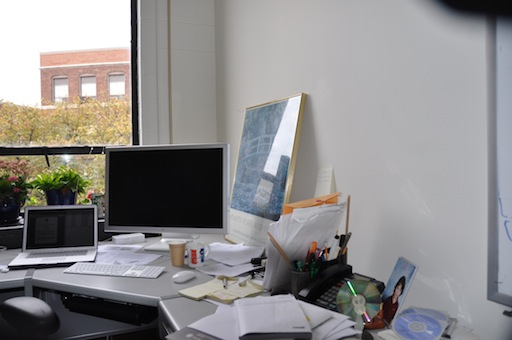
#> input picture Project 2/DanaOffice/DSC_0308.JPG, 512 x 340 px
$ jupyter execute --allow-errors harrisCorners-tony.ipynb
#> lines starting #> are read from the running program, lines starting #| are printed output that depends on the picture
[cell 1]
import numpy as np
from scipy import ndimage as nd
from PIL import Image, ImageDraw
import matplotlib.pyplot as plt

[cell 2]
# Gradient in x-direction
def Sobelx(image):
    sobelx = np.array([[1,0,-1],
                    [2,0,-2],
                    [1,0,-1]])
    Ix = nd.convolve(image,sobelx)
    return Ix


# Gradient in y-direction
def Sobely(image):
    sobely = np.array([[ 1, 2, 1],
                    [ 0, 0, 0],
                    [-1,-2,-1]])

    Iy = nd.convolve(image,sobely)
    return Iy


# Convert RGB to grayscale
def rgb2gray(image):
    image = np.array(image)
    r, c, ch = image.shape
    gray = np.zeros([r,c])

    gray = np.mean(image, axis=2)
    return gray


# Reduce image size
def reduceRes(image,factor):
    r,c = image.size
    r = int(np.floor(r/factor))
    c = int(np.floor(c/factor))
    new = image.resize((r,c))
    return new


# Box filter for smoothing
def boxFilter(image,rc):
    box = np.ones([rc,rc])/rc**2
    image = nd.convolve(image,box)
    return image


# Pad image with zeros
def pad(image,filter):
    r,c = filter.shape
    factor = int(np.floor(r/2))

    r_img, c_img = image.shape
    pad = np.zeros([r_img,factor])
    image = np.hstack([pad,image,pad])

    r_img, c_img = image.shape
    pad = np.zeros([factor,c_img])
    image = np.vstack([pad,image,pad])

    return image


# Normalized Cross Correlation
# [21 lines left out: function norm_cross_corr, not called in this run]


# Harris Corner Detector
def HarrisCorner(image,threshold,width,k):

    # Peak finding for nonmax supression
    def peaks(image,window):
        factor = int(np.floor(window.shape[0]/2))
        image = pad(image,window)
        peaks = np.zeros([image.shape[0],image.shape[1]])

        for i in range(1,image.shape[0]-1):
            for j in range(1,image.shape[1]-1):
                window = image[i-1:i+2,j-1:j+2]
                if image[i,j]==np.amax(window):
                    peaks[i,j] = image[i,j]


        # remove padding
        peaks = peaks[factor:-factor,factor:-factor]

        return peaks

    # remove corners that are near the edge
    def nearEdge(corners,width):

        r,c = corners.shape
        edge = int(np.floor((width-1)/2))
        corners[0:edge,:] = 0
        corners[r-edge:r,:] = 0

        corners[:,0:edge] = 0
        corners[:,c-edge:c] = 0

        return corners


    # Find gradients
    Ix = Sobelx(image)
    Iy = Sobely(image)
    Ixx = Ix**2
    Iyy = Iy**2

    # Compute R values
    detM = Ixx*Iyy
    traceM = Ixx+Iyy
    R = detM - k*traceM**2

    # Threshold values
    R[R <= threshold*np.amax(R)] = 0

    # Nonmax Supression
    R = peaks(R,np.ones([3,3]))

    # Remove corners near the edge
    R = nearEdge(R,width)

    return R


# Reduce threshold until ~1% of pixels are corners
def reducedHarris(image,width,k,density):

    threshold = 1.0
    ratio = density+1
    while ratio >= density:
        threshold = 0.9*threshold

        corners = HarrisCorner(image,threshold,width,k)
        # Number of corners
        idx = np.where(corners>0)
        idx = np.array(idx).T
        ratio = image.size/idx.shape[0]

    print('Corners:',idx.shape[0])

    return corners


# Draw lines between matches
# [15 lines left out: function drawLines, not called in this run]


# Normalized Cross Correlation of two equal shaped patches
def patchNCC(f,g):

    len_f = np.sqrt(np.sum(f**2))
    norm_f = f/len_f

    len_g = np.sqrt(np.sum(g**2))
    norm_g = g/len_g

    norm_f = np.reshape(norm_f,[1,f.size])
    norm_g = np.reshape(norm_g,[g.size,1])
    ncc = np.dot(norm_f,norm_g)

    return ncc


# Find matches from im1 to im2
def patch2patch(im1,im2,corners1,corners2,width,num_matches):

    # Patch from location
    def getPatch(im,r,c,width):
        left = int( (width-1)/2 )
        right = int( (width-1)/2 + 1 )
        patch = im[r-left:r+right,c-left:c+right]
        return patch

    def cornerCoord(corners):
        idx = np.where(corners>0)
        idx = np.array(idx).T
        return idx

    # Find patch coordinates
    coord1 = cornerCoord(corners1)
    coord2 = cornerCoord(corners2)

    matches = np.zeros([num_matches,5])

    i = 0
    while i<num_matches:
        r1 = coord1[i,0]
        c1 = coord1[i,1]
        match = np.array([r1,c1,0,0,0])

        # Match the patch to second image
        patch1 = getPatch(im1,r1,c1,width)

        for j in range(coord2.shape[0]):
            r2 = coord2[j,0]
            c2 = coord2[j,1]
            patch2 = getPatch(im2,r2,c2,width)

            ncc = patchNCC(patch1,patch2)
            if ncc >= match[4]:
                match = [r1,c1,r2,c2,ncc]

        matches[i,:] = match
        i+=1

    return matches

# Load Image, Reduce Size, Convert to Gray

[cell 3]
# Load image1
file = 'DanaHallWay1/DSC_0282.JPG'
file = 'DanaOffice/DSC_0308.JPG'
image = Image.open(file)
#> image is the input picture: PIL image 512x340 RGB; mean R, G, B 141.8, 140, 139.9


resize = np.max(image.size)/100
#> resize = 5.12

# Reduce resolution
image1 = reduceRes(image,resize)
# Convert to grayscale
gray1 = rgb2gray(image1)

# Load image2
file = 'DanaHallWay1/DSC_0283.JPG'
file = 'DanaOffice/DSC_0309.JPG'
image = Image.open(file)
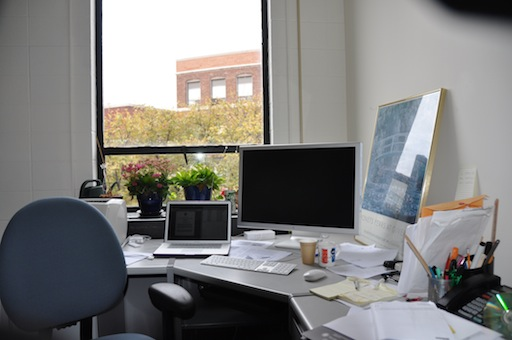
#> input picture Project 2/DanaOffice/DSC_0309.JPG, 512 x 340 px
#> image is the input picture: PIL image 512x340 RGB; mean R, G, B 127.9, 127.3, 125.7
# Reduce resolution
image2 = reduceRes(image,resize)
# Convert to grayscale
gray2 = rgb2gray(image2)

# Add blurring to reduce noise level

[cell 4]
# Smooth image
blur = 3
im1 = boxFilter(gray1,blur)
im2 = boxFilter(gray2,blur)
#> call 2 of boxFilter, with rc = 3
#> in boxFilter (call 2), `image = nd.convolve(image,box)`:
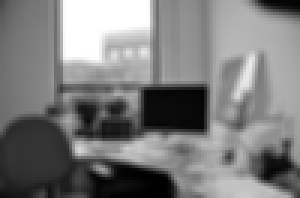
#> image: shape (66, 100) float64 (shown 3 times larger); min 3.81, max 255, mean 126.9; drawn with min black and max white

[cell 5]
# Find sparse corners
print('Finding corners...')
width = 7
k = 0.05
density = 100
corners1 = reducedHarris(im1,width,k,density)
#> the loop in reducedHarris, `while ratio >= density:` made 34 passes
#> idx on passes 1 to 12: [[51, 68], [60, 31]], [[51, 68], [60, 31]], [[47, 18], [51, 68], [60, 31]], [[47, 18], [51, 68], [58, 59], [60, 31]], ([43, 47, 51, 58, 60], [42, 18, 68, 59, 31]), ([43, 47, 51, 58, 59, 60], [42, 18, 68, 59, 3, 31]), ([43, 47, 51, 58, 59, 60], [42, 18, 68, 59, 3, 31]), 10 positions, rows 29 to 60, columns 3 to 68, 10 positions, rows 29 to 60, columns 3 to 68, 10 positions, rows 29 to 60, columns 3 to 68, 12 positions, rows 29 to 62, columns 3 to 76, 13 positions, rows 29 to 62, columns 3 to 76
#> pass 1, in Sobelx, `Ix = nd.convolve(image,sobelx)`:
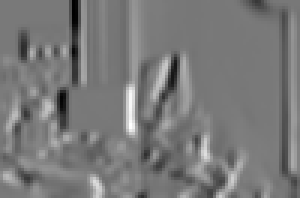
#> Ix: shape (66, 100) float64 (shown 3 times larger); min -410, max 452.7, mean 1.4; drawn with min black and max white
#> pass 1, in Sobely, `Iy = nd.convolve(image,sobely)`:
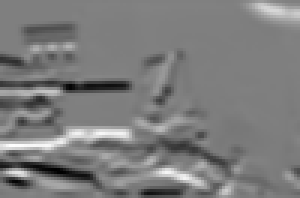
#> Iy: shape (66, 100) float64 (shown 3 times larger); min -433.8, max 436, mean -9.3; drawn with min black and max white
#> pass 1, in HarrisCorner, `Iyy = Iy**2`:
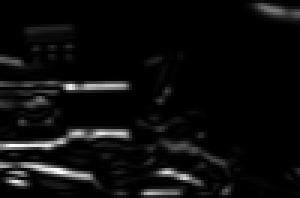
#> Iyy: shape (66, 100) float64 (shown 3 times larger); min 0, max 190063.7, mean 9580.6; drawn with min black and max white
#> after the loop in reducedHarris, `while ratio >= density:`: threshold = 0.0278
#| Corners: 67
corners2 = reducedHarris(im2,width,k,density)
#> the loop in reducedHarris (call 2), `while ratio >= density:` made 33 passes
#> idx on passes 1, 2, 3, 4, 5, 6, 7, 8, 10, 11, 12: [[51, 25], [57, 32], [60, 87]], [[51, 25], [57, 32], [60, 87]], [[51, 25], [57, 32], [60, 87]], [[51, 25], [57, 32], [58, 56], [60, 87]], ([51, 57, 58, 60, 60], [25, 32, 56, 57, 87]), ([43, 51, 55, 57, 58, 60, 60], [68, 25, 35, 32, 56, 57, 87]), ([43, 51, 55, 57, 58, 60, 60], [68, 25, 35, 32, 56, 57, 87]), ([43, 51, 55, 57, 58, 60, 60], [68, 25, 35, 32, 56, 57, 87]), 10 positions, rows 20 to 60, columns 21 to 87, 11 positions, rows 20 to 62, columns 21 to 92, 14 positions, rows 20 to 62, columns 21 to 92
#> pass 1, in Sobelx (call 35), `Ix = nd.convolve(image,sobelx)`:
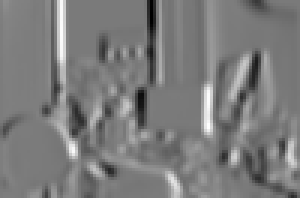
#> Ix: shape (66, 100) float64 (shown 3 times larger); min -419.7, max 451.7, mean 4; drawn with min black and max white
#> pass 1, in Sobely (call 35), `Iy = nd.convolve(image,sobely)`:
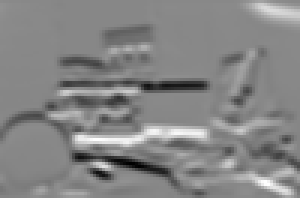
#> Iy: shape (66, 100) float64 (shown 3 times larger); min -485.5, max 427.5, mean -8.4; drawn with min black and max white
#> pass 1, in HarrisCorner (call 35), `Ixx = Ix**2`:
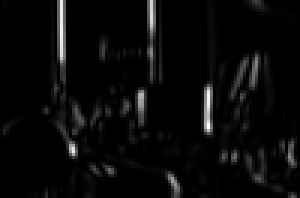
#> Ixx: shape (66, 100) float64 (shown 3 times larger); min 0, max 204069.7, mean 7890.6; drawn with min black and max white
#> pass 1, in HarrisCorner (call 35), `Iyy = Iy**2`:
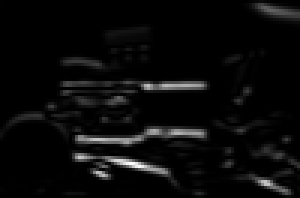
#> Iyy: shape (66, 100) float64 (shown 3 times larger); min 0, max 235692.3, mean 9578.3; drawn with min black and max white
#| Corners: 67

plt.imshow(gray1,cmap='gray')
plt.imshow(corners1>0,cmap='gray',alpha=0.5)
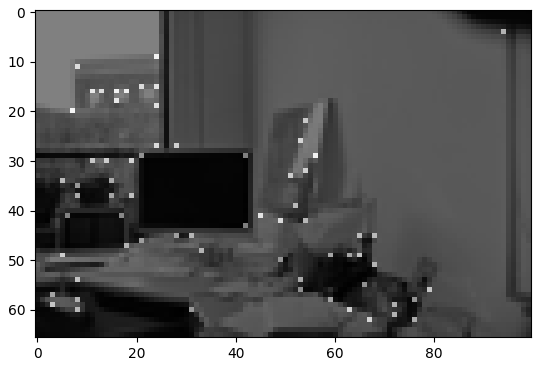
#> figure drawn by matplotlib, 1 panel

[cell 6]
# Find matches
print('Finding matches...')
num_matches = np.sum(corners1>0)
#> (the rest of this cell did not finish here and is left out)

#> the loop in patch2patch, `while i<num_matches:` made 1 pass
